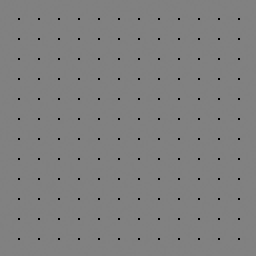
%> input picture lab2/point.bmp, 128 x 128 px (shown 2 times larger)
$ octave lab2.m   (GNU Octave 9; MATLAB toolbox functions it lacks are replaced by stand-ins)
%> lines starting %> are read from the running program, lines starting %| are printed output that depends on the picture
%***********************************操作初始化******************************

point = imread('point.bmp');%读入测试靶图像point.bmp
%> point is the input picture: size 128x128 uint8; min 0, max 129, mean 127.6
point_sp = imread('point_sp.bmp');%读入测试靶变化后的图像point_sp.bmp
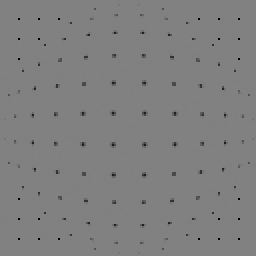
%> input picture lab2/point_sp.bmp, 128 x 128 px (shown 2 times larger)
%> point_sp is the input picture: size 128x128 uint8; min 0, max 129, mean 127.6
tiger_sp = imread('tiger_sp.bmp');%读入变化后的老虎图像tiger_sp.bmp
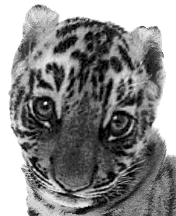
%> input picture lab2/tiger_sp.bmp, 176 x 216 px
%> tiger_sp is the input picture: size 216x176 uint8; min 0, max 255, mean 137.5

RowMin = 1;
RowMax = 10;
ColMin = 1;
ColMax = 10;
tiger_temp = uint8(zeros(128,128));%创建矩阵空间，用于存放128×128的恢复后的老虎图像

%将图像分成14×14的矩阵格子,逐个进行恢复
for i = 1:1:13
    for j = 1:1:13
        M = [ RowMin,ColMin,RowMin*ColMin,1;
              RowMax,ColMin,RowMax*ColMin,1;
              RowMin,ColMax,RowMin*ColMax,1;
              RowMax,ColMax,RowMax*ColMax,1];
        %TargetX和TargetY为方程M*X=N中的目标矩阵
%> (the run ends here)
